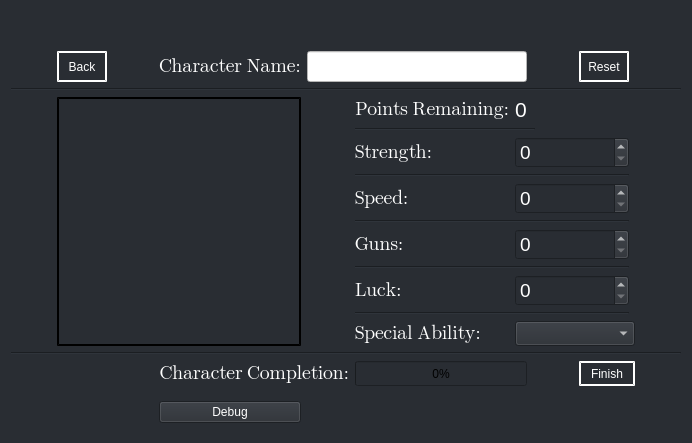
      <widget class="QWidget" name="creation">
       <property name="sizePolicy">
        <sizepolicy hsizetype="Maximum" vsizetype="Maximum">
         <horstretch>0</horstretch>
         <verstretch>0</verstretch>
        </sizepolicy>
       </property>
       <property name="maximumSize">
        <size>
         <width>2000</width>
         <height>2000</height>
        </size>
       </property>
       <property name="styleSheet">
        <string notr="true">background-color:#292d33;</string>
       </property>
       <layout class="QGridLayout" name="gridLayout_3">
        <item row="12" column="5" colspan="4">
         <widget class="Line" name="line_6">
          <property name="orientation">
           <enum>Qt::Horizontal</enum>
          </property>
         </widget>
        </item>
        <item row="6" column="5" colspan="4">
         <widget class="Line" name="line_3">
          <property name="orientation">
           <enum>Qt::Horizontal</enum>
          </property>
         </widget>
        </item>
        <item row="15" column="0" colspan="11">
         <widget class="Line" name="line_2">
          <property name="sizePolicy">
           <sizepolicy hsizetype="Maximum" vsizetype="Minimum">
            <horstretch>0</horstretch>
            <verstretch>0</verstretch>
           </sizepolicy>
          </property>
          <property name="maximumSize">
           <size>
            <width>2000</width>
            <height>10</height>
           </size>
          </property>
          <property name="orientation">
           <enum>Qt::Horizontal</enum>
          </property>
         </widget>
        </item>
        <item row="1" column="3">
         <widget class="QLabel" name="label_2">
          <property name="font">
           <font>
            <family>Symbola</family>
            <pointsize>14</pointsize>
           </font>
          </property>
          <property name="styleSheet">
           <string notr="true">color:white;</string>
          </property>
          <property name="text">
           <string>Character Name:</string>
          </property>
          <property name="alignment">
           <set>Qt::AlignCenter</set>
          </property>
         </widget>
        </item>
        <item row="16" column="3" colspan="2">
         <widget class="QLabel" name="label_12">
          <property name="font">
           <font>
            <family>Symbola</family>
            <pointsize>14</pointsize>
           </font>
          </property>
          <property name="styleSheet">
           <string notr="true">color:white;</string>
          </property>
          <property name="text">
           <string>Character Completion:</string>
          </property>
          <property name="scaledContents">
           <bool>false</bool>
          </property>
          <property name="alignment">
           <set>Qt::AlignRight|Qt::AlignTrailing|Qt::AlignVCenter</set>
          </property>
         </widget>
        </item>
        <item row="9" column="6" colspan="3">
         <widget class="QSpinBox" name="guns_value">
          <property name="maximumSize">
           <size>
            <width>16777215</width>
            <height>50</height>
           </size>
          </property>
          <property name="font">
           <font>
            <pointsize>14</pointsize>
           </font>
          </property>
          <property name="styleSheet">
           <string notr="true">color:white;</string>
          </property>
          <property name="maximum">
           <number>10</number>
          </property>
         </widget>
        </item>
        <item row="3" column="10">
         <spacer name="horizontalSpacer_6">
          <property name="orientation">
           <enum>Qt::Horizontal</enum>
          </property>
          <property name="sizeType">
           <enum>QSizePolicy::Minimum</enum>
          </property>
          <property name="sizeHint" stdset="0">
           <size>
            <width>40</width>
            <height>20</height>
           </size>
          </property>
         </spacer>
        </item>
        <item row="16" column="5" colspan="2">
         <widget class="QProgressBar" name="character_progress">
          <property name="maximumSize">
           <size>
            <width>250</width>
            <height>50</height>
           </size>
          </property>
          <property name="value">
           <number>0</number>
          </property>
         </widget>
        </item>
        <item row="2" column="0" colspan="11">
         <widget class="Line" name="line">
          <property name="orientation">
           <enum>Qt::Horizontal</enum>
          </property>
         </widget>
        </item>
        <item row="8" column="5" colspan="4">
         <widget class="Line" name="line_4">
          <property name="orientation">
           <enum>Qt::Horizontal</enum>
          </property>
         </widget>
        </item>
        <item row="7" column="6" colspan="3">
         <widget class="QSpinBox" name="speed_value">
          <property name="maximumSize">
           <size>
            <width>16777215</width>
            <height>50</height>
           </size>
          </property>
          <property name="font">
           <font>
            <pointsize>14</pointsize>
           </font>
          </property>
          <property name="styleSheet">
           <string notr="true">color:white;</string>
          </property>
          <property name="maximum">
           <number>10</number>
          </property>
         </widget>
        </item>
        <item row="9" column="5">
         <widget class="QLabel" name="guns_label">
          <property name="font">
           <font>
            <family>Symbola</family>
            <pointsize>14</pointsize>
           </font>
          </property>
          <property name="styleSheet">
           <string notr="true">color:white;</string>
          </property>
          <property name="text">
           <string>Guns:</string>
          </property>
         </widget>
        </item>
        <item row="1" column="1">
         <widget class="QPushButton" name="back_button_1">
          <property name="minimumSize">
           <size>
            <width>50</width>
            <height>0</height>
           </size>
          </property>
          <property name="maximumSize">
           <size>
            <width>200</width>
            <height>75</height>
           </size>
          </property>
          <property name="styleSheet">
           <string notr="true">color:white;
border-style:outset;
border-color:white;
border-width:2px;</string>
          </property>
          <property name="text">
           <string>Back</string>
          </property>
         </widget>
        </item>
        <item row="10" column="5" colspan="4">
         <widget class="Line" name="line_5">
          <property name="orientation">
           <enum>Qt::Horizontal</enum>
          </property>
         </widget>
        </item>
        <item row="1" column="4" colspan="3">
         <widget class="QLineEdit" name="name_edit">
          <property name="font">
           <font>
            <pointsize>14</pointsize>
           </font>
          </property>
          <property name="styleSheet">
           <string notr="true">background-color:white;</string>
          </property>
         </widget>
        </item>
        <item row="17" column="5">
         <spacer name="verticalSpacer_5">
          <property name="orientation">
           <enum>Qt::Vertical</enum>
          </property>
          <property name="sizeType">
           <enum>QSizePolicy::Maximum</enum>
          </property>
          <property name="sizeHint" stdset="0">
           <size>
            <width>20</width>
            <height>40</height>
           </size>
          </property>
         </spacer>
        </item>
        <item row="11" column="5">
         <widget class="QLabel" name="luck_label">
          <property name="font">
           <font>
            <family>Symbola</family>
            <pointsize>14</pointsize>
           </font>
          </property>
          <property name="styleSheet">
           <string notr="true">color:white;</string>
          </property>
          <property name="text">
           <string>Luck:</string>
          </property>
         </widget>
        </item>
        <item row="7" column="5">
         <widget class="QLabel" name="speed_label">
          <property name="font">
           <font>
            <family>Symbola</family>
            <pointsize>14</pointsize>
           </font>
          </property>
          <property name="styleSheet">
           <string notr="true">color:white;</string>
          </property>
          <property name="text">
           <string>Speed:</string>
          </property>
         </widget>
        </item>
        <item row="13" column="5">
         <widget class="QLabel" name="label_13">
          <property name="font">
           <font>
            <family>Symbola</family>
            <pointsize>14</pointsize>
           </font>
          </property>
          <property name="styleSheet">
           <string notr="true">color:white;</string>
          </property>
          <property name="text">
           <string>Special Ability:</string>
          </property>
         </widget>
        </item>
        <item row="1" column="2">
         <spacer name="horizontalSpacer_7">
          <property name="orientation">
           <enum>Qt::Horizontal</enum>
          </property>
          <property name="sizeType">
           <enum>QSizePolicy::Minimum</enum>
          </property>
          <property name="sizeHint" stdset="0">
           <size>
            <width>40</width>
            <height>20</height>
           </size>
          </property>
         </spacer>
        </item>
        <item row="11" column="6" colspan="3">
         <widget class="QSpinBox" name="luck_value">
          <property name="maximumSize">
           <size>
            <width>16777215</width>
            <height>50</height>
           </size>
          </property>
          <property name="font">
           <font>
            <pointsize>14</pointsize>
           </font>
          </property>
          <property name="styleSheet">
           <string notr="true">color:white;</string>
          </property>
          <property name="maximum">
           <number>10</number>
          </property>
         </widget>
        </item>
        <item row="13" column="6" colspan="4">
         <widget class="QComboBox" name="ability_box">
          <property name="maximumSize">
           <size>
            <width>200</width>
            <height>30</height>
           </size>
          </property>
          <property name="font">
           <font>
            <pointsize>8</pointsize>
           </font>
          </property>
          <property name="styleSheet">
           <string notr="true">color:white;</string>
          </property>
         </widget>
        </item>
        <item row="3" column="0">
         <spacer name="horizontalSpacer_5">
          <property name="orientation">
           <enum>Qt::Horizontal</enum>
          </property>
          <property name="sizeType">
           <enum>QSizePolicy::Minimum</enum>
          </property>
          <property name="sizeHint" stdset="0">
           <size>
            <width>40</width>
            <height>20</height>
           </size>
          </property>
         </spacer>
        </item>
        <item row="5" column="6" colspan="3">
         <widget class="QSpinBox" name="strength_value">
          <property name="maximumSize">
           <size>
            <width>16777215</width>
            <height>50</height>
           </size>
          </property>
          <property name="font">
           <font>
            <pointsize>14</pointsize>
           </font>
          </property>
          <property name="styleSheet">
           <string notr="true">color:white;</string>
          </property>
          <property name="maximum">
           <number>10</number>
          </property>
         </widget>
        </item>
        <item row="5" column="5">
         <widget class="QLabel" name="strength_label">
          <property name="font">
           <font>
            <family>Symbola</family>
            <pointsize>14</pointsize>
           </font>
          </property>
          <property name="styleSheet">
           <string notr="true">color:white;</string>
          </property>
          <property name="text">
           <string>Strength:</string>
          </property>
         </widget>
        </item>
        <item row="3" column="1" rowspan="11" colspan="3">
         <widget class="QLabel" name="label_3">
          <property name="maximumSize">
           <size>
            <width>400</width>
            <height>800</height>
           </size>
          </property>
          <property name="styleSheet">
           <string notr="true">background-image: url(:/Icons/trak2_plate2b.tga);
border-style: outset;
border-width: 2px;</string>
          </property>
          <property name="text">
           <string/>
          </property>
         </widget>
        </item>
        <item row="16" column="8" colspan="2">
         <widget class="QPushButton" name="finish_button">
          <property name="maximumSize">
           <size>
            <width>200</width>
            <height>75</height>
           </size>
          </property>
          <property name="styleSheet">
           <string notr="true">color:white;
border-style:outset;
border-color:white;
border-width:2px;</string>
          </property>
          <property name="text">
           <string>Finish</string>
          </property>
         </widget>
        </item>
        <item row="16" column="7">
         <spacer name="horizontalSpacer_8">
          <property name="orientation">
           <enum>Qt::Horizontal</enum>
          </property>
          <property name="sizeType">
           <enum>QSizePolicy::Minimum</enum>
          </property>
          <property name="sizeHint" stdset="0">
           <size>
            <width>40</width>
            <height>20</height>
           </size>
          </property>
         </spacer>
        </item>
        <item row="1" column="8">
         <widget class="QPushButton" name="reset_button">
          <property name="sizePolicy">
           <sizepolicy hsizetype="Maximum" vsizetype="Maximum">
            <horstretch>0</horstretch>
            <verstretch>0</verstretch>
           </sizepolicy>
          </property>
          <property name="minimumSize">
           <size>
            <width>50</width>
            <height>0</height>
           </size>
          </property>
          <property name="maximumSize">
           <size>
            <width>200</width>
            <height>75</height>
           </size>
          </property>
          <property name="styleSheet">
           <string notr="true">color:white;
border-style:outset;
border-color:white;
border-width:2px;</string>
          </property>
          <property name="text">
           <string>Reset</string>
          </property>
         </widget>
        </item>
        <item row="17" column="3">
         <widget class="QPushButton" name="pushButton_3">
          <property name="styleSheet">
           <string notr="true">color:white;</string>
          </property>
          <property name="text">
           <string>Debug</string>
          </property>
         </widget>
        </item>
        <item row="0" column="3">
         <spacer name="verticalSpacer_6">
          <property name="orientation">
           <enum>Qt::Vertical</enum>
          </property>
          <property name="sizeType">
           <enum>QSizePolicy::Minimum</enum>
          </property>
          <property name="sizeHint" stdset="0">
           <size>
            <width>20</width>
            <height>40</height>
           </size>
          </property>
         </spacer>
        </item>
        <item row="3" column="6">
         <widget class="QLabel" name="points_label">
          <property name="maximumSize">
           <size>
            <width>50</width>
            <height>20</height>
           </size>
          </property>
          <property name="font">
           <font>
            <pointsize>16</pointsize>
           </font>
          </property>
          <property name="styleSheet">
           <string notr="true">color:white;</string>
          </property>
          <property name="text">
           <string>0</string>
          </property>
          <property name="alignment">
           <set>Qt::AlignLeading|Qt::AlignLeft|Qt::AlignVCenter</set>
          </property>
         </widget>
        </item>
        <item row="3" column="5">
         <widget class="QLabel" name="label_14">
          <property name="maximumSize">
           <size>
            <width>160</width>
            <height>30</height>
           </size>
          </property>
          <property name="font">
           <font>
            <family>Symbola</family>
            <pointsize>14</pointsize>
           </font>
          </property>
          <property name="styleSheet">
           <string notr="true">color:white;</string>
          </property>
          <property name="text">
           <string>Points Remaining:</string>
          </property>
          <property name="alignment">
           <set>Qt::AlignRight|Qt::AlignTop|Qt::AlignTrailing</set>
          </property>
         </widget>
        </item>
        <item row="4" column="5" colspan="3">
         <widget class="Line" name="line_8">
          <property name="maximumSize">
           <size>
            <width>180</width>
            <height>16777215</height>
           </size>
          </property>
          <property name="orientation">
           <enum>Qt::Horizontal</enum>
          </property>
         </widget>
        </item>
       </layout>
      </widget>
